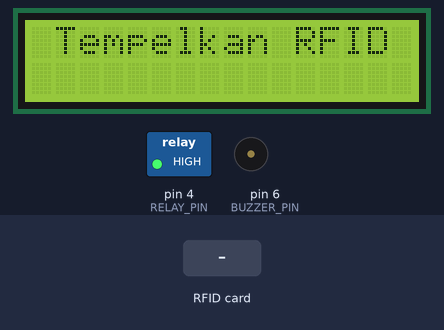
This sketch was run on a simulated Arduino Uno, built with avr-gcc and run on an emulated ATmega328P. Shown: 16×2 character LCD, switched loads named in the sketch (green lamp = pin HIGH), buzzer (waves = sounding, pin HIGH). Inputs (shaded band) come from the test bench. Pins used as bus, display or sensor lines are not drawn; what the sketch prints to the serial monitor is not drawn.

Above: at 1.3 s.
1.4 s: RFID card B3 49 23 34 held to the reader
At 2.5 s:
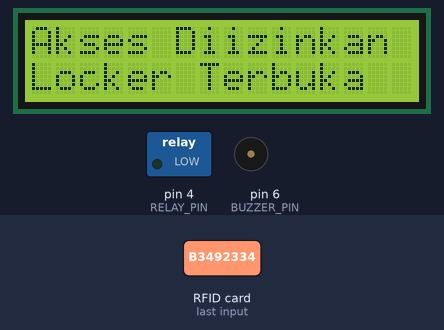
3.5 s: RFID card 5E 7A 19 C4 held to the reader
At 6.4 s:
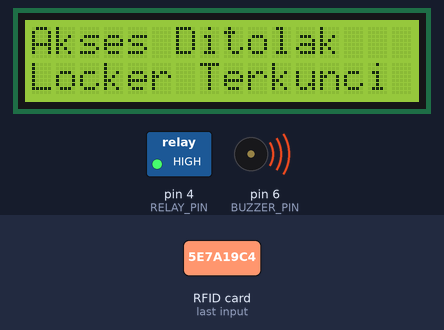
6.5 s: RFID card 23 54 2D 14 held to the reader
At 12.6 s:
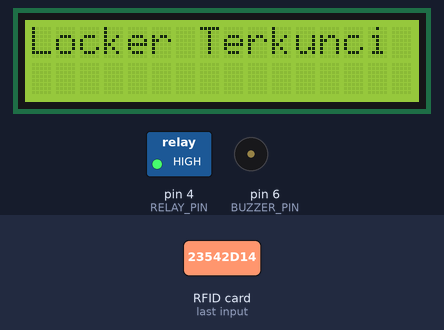
Timing chart, 0 to 14.1 s (numbered marks = the images above; inputs shaded):
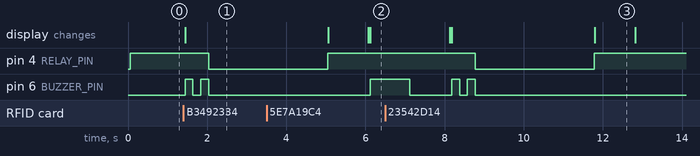

Measured:
- after the input at 1.4 s, pin 4 (RELAY_PIN): HIGH → LOW after 0.64 s; pin 6 (BUZZER_PIN): alternates HIGH for 0.20 s and LOW for 0.20 s, 4 changes in all, then stays LOW, starting at once; the display: changes at once (image 1)
- after the input at 3.5 s, pin 6 (BUZZER_PIN): LOW → HIGH after 2.6 s; the display: first differs from a run without the input after 2.6 s (image 2)
- after the input at 6.5 s, pin 4 (RELAY_PIN): HIGH → LOW after 2.3 s, → HIGH 3.0 s later; the display: first differs from a run without the input after 1.7 s (image 3 shows a later state)
- what the display in image 3 shows lasts 1.0 s, from 11.8 s to 12.8 s

The sketch:

lockerSystem_code.ino
```cpp
#include <Wire.h>
#include <SPI.h>
#include <MFRC522.h>
#include <LiquidCrystal_I2C.h>

LiquidCrystal_I2C lcd(0x27, 16, 2);

#define RST_PIN 5
#define SDA_PIN 10
#define RELAY_PIN 4
#define BUZZER_PIN 6

MFRC522 mfrc522(SDA_PIN, RST_PIN);   // Create MFRC522 instance

String UIDCard;
const String validUIDs[] = {"B3492334", "23542D14"}; // Replace with your valid UIDs

void setup() {
  Serial.begin(9600);

  SPI.begin();          // Init SPI bus
  mfrc522.PCD_Init();   // Init MFRC522 card

  pinMode(RELAY_PIN, OUTPUT);
  pinMode(BUZZER_PIN, OUTPUT);
  digitalWrite(RELAY_PIN, HIGH);

  lcd.init();
  lcd.backlight();
  lcd.setCursor(1, 0);
  lcd.print("Tempelkan RFID");

  Serial.println("Setup complete. Ready to scan.");
}

void loop() {
  // Check if a new card is present
  if (!mfrc522.PICC_IsNewCardPresent()) {
    return;
  }
  // Select one of the cards
  if (!mfrc522.PICC_ReadCardSerial()) {
    return;
  }

  // Read UID
  UIDCard = "";
  Serial.println("Scanned PICC's UID:");
  for (byte i = 0; i < mfrc522.uid.size; i++) {
    UIDCard += String(mfrc522.uid.uidByte[i], HEX);
  }
  UIDCard.toUpperCase(); // Capitalize
  Serial.print("UID:");
  Serial.println(UIDCard);
  Serial.println("**End Reading**");

  // Check if UID is valid
  bool isValid = false;
  for (int i = 0; i < sizeof(validUIDs) / sizeof(validUIDs[0]); i++) {
    if (UIDCard == validUIDs[i]) {
      isValid = true;
      break;
    }
  }

  // Display result on LCD
  lcd.clear();
  if (isValid) {
    lcd.setCursor(0, 0);
    lcd.print("Akses Diizinkan");
    lcd.setCursor(0, 1);
    lcd.print("Locker Terbuka");

    digitalWrite(BUZZER_PIN, HIGH);
    delay(200);
    digitalWrite(BUZZER_PIN, LOW);
    delay(200);
    digitalWrite(BUZZER_PIN, HIGH);
    delay(200);
    digitalWrite(BUZZER_PIN, LOW);

    // Open solenoid doorlock
    Serial.println("Access granted. Unlocking solenoid...");
    digitalWrite(RELAY_PIN, LOW); // Unlock solenoid
    delay(3000); // Keep the door unlocked for 3 seconds
    digitalWrite(RELAY_PIN, HIGH); // Lock solenoid again
    lcd.clear();
    lcd.setCursor(0, 0);
    lcd.print("Locker Terkunci");
    Serial.println("Solenoid locked again.");
  } else {
    lcd.clear();
    lcd.setCursor(0, 0);
    lcd.print("Akses Ditolak");
    lcd.setCursor(0, 1);
    lcd.print("Locker Terkunci");
    Serial.println("Access denied.");

    digitalWrite(BUZZER_PIN, HIGH);
    delay(1000);
    digitalWrite(BUZZER_PIN, LOW);
  }

  delay(1000); // Small delay to ensure the message is displayed

  // Display "Tempelkan RFID" again
  lcd.clear();
  lcd.setCursor(1, 0);
  lcd.print("Tempelkan RFID");

  mfrc522.PICC_HaltA(); // Stop reading
  mfrc522.PCD_StopCrypto1(); // Stop encryption on PCD

  Serial.println("Ready for next scan.");
}
```
